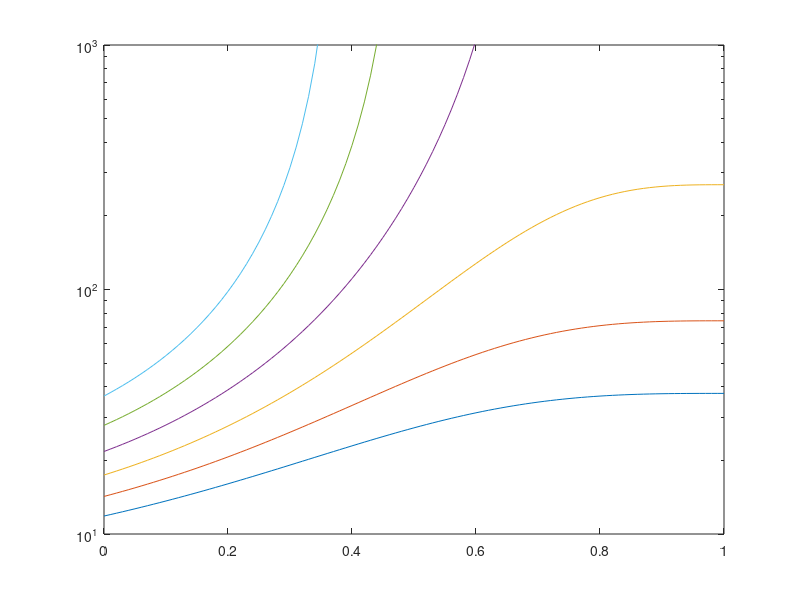

Recreate this plot in MATLAB.


clear all
close all

RFV = @(ratio, vliq) (.395-.395*vliq).*((1-ratio).^3)+vliq-.395;
H = @(vfrac) (2*(1-vfrac)./(abs(1-vfrac)+(1-vfrac))).*(1-vfrac).^-(2.5*0.605);

x = [0:0.01:1];
SL = [0.55:0.02:0.65];
y = zeros(length(SL), length(x));
for i=1:length(SL)
    for n=1:length(x)
        vc = .75*SL(i);
        vf = 0.25*SL(i)/RFV(x(n), 1-vc);
        y(i,n) = H(vc/RFV(1,1)).*H(vf);
    end
end
for i=1:length(SL)
    semilogy(x, y(i,:));
    hold on
end
xlim([0, 1]);
ylim([10, 1000]);